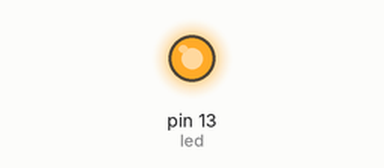
This sketch was run on a simulated Arduino Uno, built with avr-gcc and run on an emulated ATmega328P. Parts: output pins drawn as LEDs (lit = HIGH).

Above: at 0.12 s.
At 11.3 s:
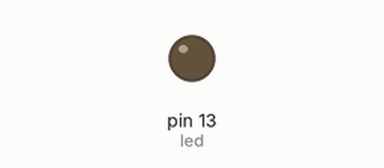
Timing chart, 0 to 16.9 s (numbered marks = the images above):
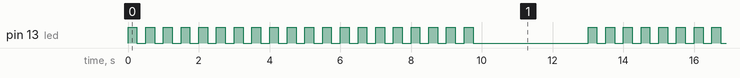

Measured:
- by itself, pin 13 (led): repeats every 13.0 s: HIGH 0.25 s, LOW 3.3 s, 19 × (HIGH 0.25 s, LOW 0.25 s)
- by itself, everything shown: repeats every 13.0 s, in 40 steps

The sketch:

blinkThis.ino
```cpp
#define led 13
#define delayTime 250

void setup()
{
	pinMode(led, OUTPUT);
}

void loop()
{

	flashLed();
}

void flashLed()
{
	for(int i = 0; i < 20; i++)
	{
		digitalWrite(led, HIGH);
		delay(delayTime);
		digitalWrite(led, LOW);
		delay(delayTime);
	}

	delay(3000);
}
```
